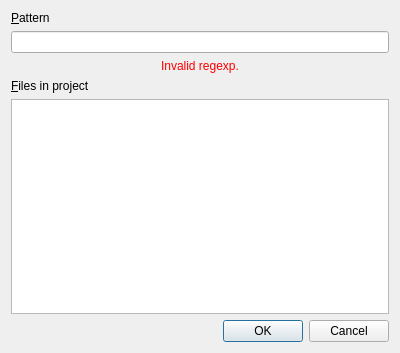
<?xml version="1.0" encoding="UTF-8"?>
<ui version="4.0">
 <class>OpenFileInProjectDlg</class>
 <widget class="QDialog" name="OpenFileInProjectDlg">
  <property name="geometry">
   <rect>
    <x>0</x>
    <y>0</y>
    <width>400</width>
    <height>353</height>
   </rect>
  </property>
  <property name="windowTitle">
   <string>Open project file</string>
  </property>
  <layout class="QGridLayout" name="gridLayout">
   <item row="0" column="0">
    <widget class="QLabel" name="label">
     <property name="text">
      <string>&amp;Pattern</string>
     </property>
     <property name="buddy">
      <cstring>pattern</cstring>
     </property>
    </widget>
   </item>
   <item row="1" column="0">
    <widget class="KLineEdit" name="pattern">
     <property name="toolTip">
      <string>&lt;!DOCTYPE HTML PUBLIC &quot;-//W3C//DTD HTML 4.0//EN&quot; &quot;http://www.w3.org/TR/REC-html40/strict.dtd&quot;&gt;
&lt;html&gt;&lt;head&gt;&lt;meta name=&quot;qrichtext&quot; content=&quot;1&quot; /&gt;&lt;style type=&quot;text/css&quot;&gt;
p, li { white-space: pre-wrap; }
&lt;/style&gt;&lt;/head&gt;&lt;body style=&quot; font-family:'Utopia'; font-size:10pt; font-weight:400; font-style:normal;&quot;&gt;
&lt;p align=&quot;justify&quot; style=&quot; margin-top:0px; margin-bottom:0px; margin-left:0px; margin-right:0px; -qt-block-indent:0; text-indent:0px;&quot;&gt;A regexp for the files to display. If it includes the path separator (the / character on UNIX), it will be matched agains the whole path of the file, otherwise only the name of the file will be matched&lt;/p&gt;&lt;/body&gt;&lt;/html&gt;</string>
     </property>
     <property name="whatsThis">
      <string>A regexp for the files to display. If it includes the path separator (the / character on UNIX), it will be matched agains the whole path of the file, otherwise only the name of the file will be matched</string>
     </property>
    </widget>
   </item>
   <item row="3" column="0">
    <widget class="QLabel" name="label_2">
     <property name="text">
      <string>&amp;Files in project</string>
     </property>
     <property name="buddy">
      <cstring>file_list</cstring>
     </property>
    </widget>
   </item>
   <item row="5" column="0">
    <widget class="QDialogButtonBox" name="buttons">
     <property name="orientation">
      <enum>Qt::Horizontal</enum>
     </property>
     <property name="standardButtons">
      <set>QDialogButtonBox::Cancel|QDialogButtonBox::Ok</set>
     </property>
    </widget>
   </item>
   <item row="2" column="0">
    <widget class="QLabel" name="regexp_error">
     <property name="palette">
      <palette>
       <active>
        <colorrole role="WindowText">
         <brush brushstyle="SolidPattern">
          <color alpha="255">
           <red>255</red>
           <green>0</green>
           <blue>0</blue>
          </color>
         </brush>
        </colorrole>
       </active>
       <inactive>
        <colorrole role="WindowText">
         <brush brushstyle="SolidPattern">
          <color alpha="255">
           <red>255</red>
           <green>0</green>
           <blue>0</blue>
          </color>
         </brush>
        </colorrole>
       </inactive>
       <disabled>
        <colorrole role="WindowText">
         <brush brushstyle="SolidPattern">
          <color alpha="255">
           <red>137</red>
           <green>141</green>
           <blue>146</blue>
          </color>
         </brush>
        </colorrole>
       </disabled>
      </palette>
     </property>
     <property name="text">
      <string>Invalid regexp.</string>
     </property>
     <property name="alignment">
      <set>Qt::AlignCenter</set>
     </property>
    </widget>
   </item>
   <item row="4" column="0">
    <widget class="QListView" name="file_list">
     <property name="horizontalScrollBarPolicy">
      <enum>Qt::ScrollBarAsNeeded</enum>
     </property>
     <property name="showDropIndicator" stdset="0">
      <bool>false</bool>
     </property>
     <property name="textElideMode">
      <enum>Qt::ElideRight</enum>
     </property>
     <property name="horizontalScrollMode">
      <enum>QAbstractItemView::ScrollPerPixel</enum>
     </property>
    </widget>
   </item>
  </layout>
 </widget>
 <customwidgets>
  <customwidget>
   <class>KLineEdit</class>
   <extends>QLineEdit</extends>
   <header>klineedit.h</header>
  </customwidget>
 </customwidgets>
 <resources/>
 <connections>
  <connection>
   <sender>buttons</sender>
   <signal>accepted()</signal>
   <receiver>OpenFileInProjectDlg</receiver>
   <slot>accept()</slot>
   <hints>
    <hint type="sourcelabel">
     <x>248</x>
     <y>254</y>
    </hint>
    <hint type="destinationlabel">
     <x>157</x>
     <y>274</y>
    </hint>
   </hints>
  </connection>
  <connection>
   <sender>buttons</sender>
   <signal>rejected()</signal>
   <receiver>OpenFileInProjectDlg</receiver>
   <slot>reject()</slot>
   <hints>
    <hint type="sourcelabel">
     <x>316</x>
     <y>260</y>
    </hint>
    <hint type="destinationlabel">
     <x>286</x>
     <y>274</y>
    </hint>
   </hints>
  </connection>
 </connections>
</ui>
